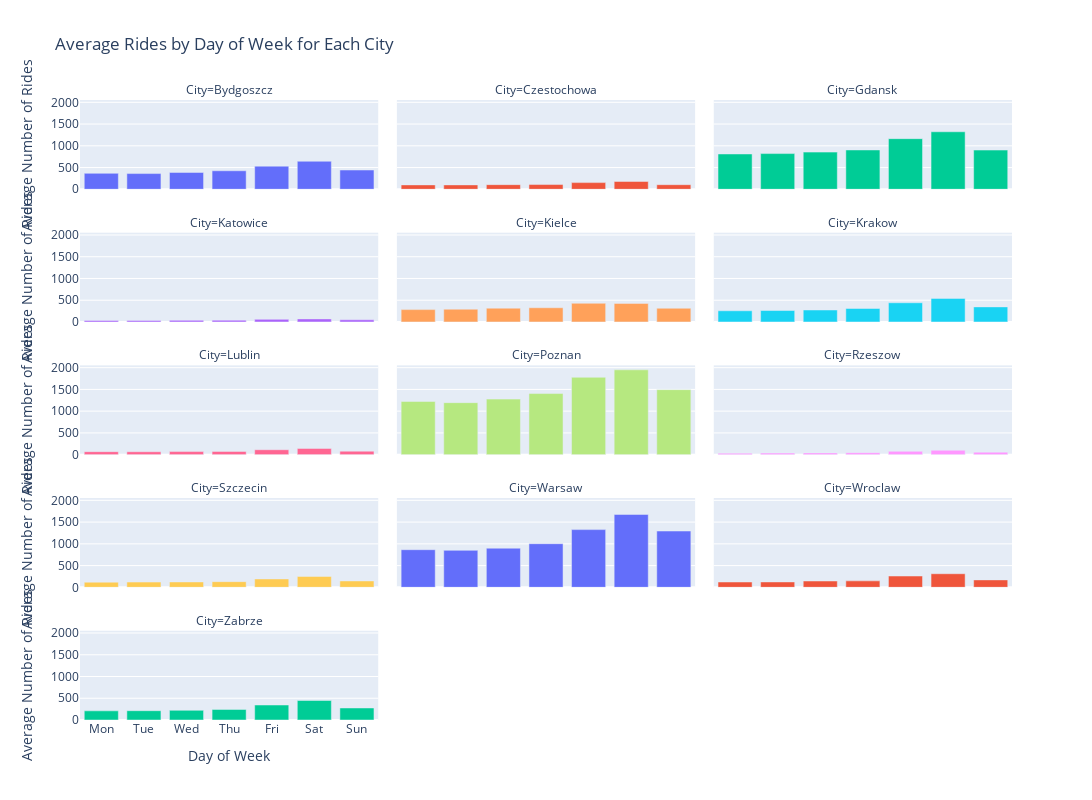

Notebook cell for this chart:
### Markdown cell above
# Weekly patterns might also be interesting

### Code cell
df = df.reset_index()
df['date'] = pd.to_datetime(df['date'])

df['day_of_week'] = df['date'].dt.dayofweek

df_melted = df.melt(id_vars=['date', 'day_of_week'], 
                    var_name='City', 
                    value_name='Rides')
weekly_pattern = df_melted.groupby(['day_of_week', 'City'])['Rides'].mean().reset_index()


fig = px.bar(weekly_pattern, 
             x='day_of_week', 
             y='Rides', 
             color='City', 
             facet_col='City', 
             facet_col_wrap=3,
             labels={'day_of_week': 'Day of Week', 'Rides': 'Average Number of Rides'},
             title='Average Rides by Day of Week for Each City',
             category_orders={'day_of_week': list(range(7))})

fig.update_xaxes(ticktext=['Mon', 'Tue', 'Wed', 'Thu', 'Fri', 'Sat', 'Sun'], 
                 tickvals=list(range(7)))
fig.update_layout(showlegend=False, 
                  height=800, 
                  width=1200)

fig.show()

### Figure 1 — Plotly figure (JSON) as saved in the notebook; plotly's stock layout.template omitted (floating-point values rounded to 4 significant figures)
{"data": [{"alignmentgroup": "True", "hovertemplate": "City=Bydgoszcz<br>Day of Week=%{x}<br>Average Number of Rides=%{y}<extra></extra>", "legendgroup": "Bydgoszcz", "marker": {"color": "#636efa", "pattern": {"shape": ""}}, "name": "Bydgoszcz", "offsetgroup": "Bydgoszcz", "orientation": "v", "showlegend": true, "textposition": "auto", "type": "bar", "x": [0, 1, 2, 3, 4, 5, 6], "xaxis": "x13", "y": [367.1, 361.3, 387.4, 425.3, 531.9, 644.2, 443.4], "yaxis": "y13"}, {"alignmentgroup": "True", "hovertemplate": "City=Czestochowa<br>Day of Week=%{x}<br>Average Number of Rides=%{y}<extra></extra>", "legendgroup": "Czestochowa", "marker": {"color": "#EF553B", "pattern": {"shape": ""}}, "name": "Czestochowa", "offsetgroup": "Czestochowa", "orientation": "v", "showlegend": true, "textposition": "auto", "type": "bar", "x": [0, 1, 2, 3, 4, 5, 6], "xaxis": "x14", "y": [100.7, 100.8, 106.5, 108.6, 153.4, 180.3, 105.4], "yaxis": "y14"}, {"alignmentgroup": "True", "hovertemplate": "City=Gdansk<br>Day of Week=%{x}<br>Average Number of Rides=%{y}<extra></extra>", "legendgroup": "Gdansk", "marker": {"color": "#00cc96", "pattern": {"shape": ""}}, "name": "Gdansk", "offsetgroup": "Gdansk", "orientation": "v", "showlegend": true, "textposition": "auto", "type": "bar", "x": [0, 1, 2, 3, 4, 5, 6], "xaxis": "x15", "y": [811.9, 820.9, 854.7, 904.2, 1164.0, 1322.0, 901.5], "yaxis": "y15"}, {"alignmentgroup": "True", "hovertemplate": "City=Katowice<br>Day of Week=%{x}<br>Average Number of Rides=%{y}<extra></extra>", "legendgroup": "Katowice", "marker": {"color": "#ab63fa", "pattern": {"shape": ""}}, "name": "Katowice", "offsetgroup": "Katowice", "orientation": "v", "showlegend": true, "textposition": "auto", "type": "bar", "x": [0, 1, 2, 3, 4, 5, 6], "xaxis": "x10", "y": [32.99, 32.08, 38.03, 41.49, 59.85, 70.44, 49.83], "yaxis": "y10"}, {"alignmentgroup": "True", "hovertemplate": "City=Kielce<br>Day of Week=%{x}<br>Average Number of Rides=%{y}<extra></extra>", "legendgroup": "Kielce", "marker": {"color": "#FFA15A", "pattern": {"shape": ""}}, "name": "Kielce", "offsetgroup": "Kielce", "orientation": "v", "showlegend": true, "textposition": "auto", "type": "bar", "x": [0, 1, 2, 3, 4, 5, 6], "xaxis": "x11", "y": [283.8, 293.9, 317.2, 326.8, 429.3, 427.0, 315.1], "yaxis": "y11"}, {"alignmentgroup": "True", "hovertemplate": "City=Krakow<br>Day of Week=%{x}<br>Average Number of Rides=%{y}<extra></extra>", "legendgroup": "Krakow", "marker": {"color": "#19d3f3", "pattern": {"shape": ""}}, "name": "Krakow", "offsetgroup": "Krakow", "orientation": "v", "showlegend": true, "textposition": "auto", "type": "bar", "x": [0, 1, 2, 3, 4, 5, 6], "xaxis": "x12", "y": [257.0, 263.0, 275.2, 310.5, 441, 541.9, 346.8], "yaxis": "y12"}, {"alignmentgroup": "True", "hovertemplate": "City=Lublin<br>Day of Week=%{x}<br>Average Number of Rides=%{y}<extra></extra>", "legendgroup": "Lublin", "marker": {"color": "#FF6692", "pattern": {"shape": ""}}, "name": "Lublin", "offsetgroup": "Lublin", "orientation": "v", "showlegend": true, "textposition": "auto", "type": "bar", "x": [0, 1, 2, 3, 4, 5, 6], "xaxis": "x7", "y": [68.26, 66.89, 70.64, 74.29, 113.0, 142.8, 79.63], "yaxis": "y7"}, {"alignmentgroup": "True", "hovertemplate": "City=Poznan<br>Day of Week=%{x}<br>Average Number of Rides=%{y}<extra></extra>", "legendgroup": "Poznan", "marker": {"color": "#B6E880", "pattern": {"shape": ""}}, "name": "Poznan", "offsetgroup": "Poznan", "orientation": "v", "showlegend": true, "textposition": "auto", "type": "bar", "x": [0, 1, 2, 3, 4, 5, 6], "xaxis": "x8", "y": [1224.0, 1195.0, 1278.0, 1405.0, 1779.0, 1950.0, 1495.0], "yaxis": "y8"}, {"alignmentgroup": "True", "hovertemplate": "City=Rzeszow<br>Day of Week=%{x}<br>Average Number of Rides=%{y}<extra></extra>", "legendgroup": "Rzeszow", "marker": {"color": "#FF97FF", "pattern": {"shape": ""}}, "name": "Rzeszow", "offsetgroup": "Rzeszow", "orientation": "v", "showlegend": true, "textposition": "auto", "type": "bar", "x": [0, 1, 2, 3, 4, 5, 6], "xaxis": "x9", "y": [32.89, 34.93, 39.87, 43.83, 76.15, 100.2, 57.73], "yaxis": "y9"}, {"alignmentgroup": "True", "hovertemplate": "City=Szczecin<br>Day of Week=%{x}<br>Average Number of Rides=%{y}<extra></extra>", "legendgroup": "Szczecin", "marker": {"color": "#FECB52", "pattern": {"shape": ""}}, "name": "Szczecin", "offsetgroup": "Szczecin", "orientation": "v", "showlegend": true, "textposition": "auto", "type": "bar", "x": [0, 1, 2, 3, 4, 5, 6], "xaxis": "x4", "y": [118.4, 120.8, 123.6, 130.0, 192.2, 250.7, 146.5], "yaxis": "y4"}, {"alignmentgroup": "True", "hovertemplate": "City=Warsaw<br>Day of Week=%{x}<br>Average Number of Rides=%{y}<extra></extra>", "legendgroup": "Warsaw", "marker": {"color": "#636efa", "pattern": {"shape": ""}}, "name": "Warsaw", "offsetgroup": "Warsaw", "orientation": "v", "showlegend": true, "textposition": "auto", "type": "bar", "x": [0, 1, 2, 3, 4, 5, 6], "xaxis": "x5", "y": [865.0, 850.4, 899.9, 1003.0, 1327.0, 1676.0, 1294.0], "yaxis": "y5"}, {"alignmentgroup": "True", "hovertemplate": "City=Wroclaw<br>Day of Week=%{x}<br>Average Number of Rides=%{y}<extra></extra>", "legendgroup": "Wroclaw", "marker": {"color": "#EF553B", "pattern": {"shape": ""}}, "name": "Wroclaw", "offsetgroup": "Wroclaw", "orientation": "v", "showlegend": true, "textposition": "auto", "type": "bar", "x": [0, 1, 2, 3, 4, 5, 6], "xaxis": "x6", "y": [122.3, 124.0, 145.3, 148.6, 259.8, 312.6, 170.6], "yaxis": "y6"}, {"alignmentgroup": "True", "hovertemplate": "City=Zabrze<br>Day of Week=%{x}<br>Average Number of Rides=%{y}<extra></extra>", "legendgroup": "Zabrze", "marker": {"color": "#00cc96", "pattern": {"shape": ""}}, "name": "Zabrze", "offsetgroup": "Zabrze", "orientation": "v", "showlegend": true, "textposition": "auto", "type": "bar", "x": [0, 1, 2, 3, 4, 5, 6], "xaxis": "x", "y": [210.8, 214.1, 223.0, 243.0, 344.8, 448.6, 276.3], "yaxis": "y"}], "layout": {"annotations": [{"font": {}, "showarrow": false, "text": "City=Zabrze", "x": 0.16, "xanchor": "center", "xref": "paper", "y": 0.144, "yanchor": "bottom", "yref": "paper"}, {"font": {}, "showarrow": false, "text": "City=Szczecin", "x": 0.16, "xanchor": "center", "xref": "paper", "y": 0.358, "yanchor": "bottom", "yref": "paper"}, {"font": {}, "showarrow": false, "text": "City=Warsaw", "x": 0.5, "xanchor": "center", "xref": "paper", "y": 0.358, "yanchor": "bottom", "yref": "paper"}, {"font": {}, "showarrow": false, "text": "City=Wroclaw", "x": 0.84, "xanchor": "center", "xref": "paper", "y": 0.358, "yanchor": "bottom", "yref": "paper"}, {"font": {}, "showarrow": false, "text": "City=Lublin", "x": 0.16, "xanchor": "center", "xref": "paper", "y": 0.572, "yanchor": "bottom", "yref": "paper"}, {"font": {}, "showarrow": false, "text": "City=Poznan", "x": 0.5, "xanchor": "center", "xref": "paper", "y": 0.572, "yanchor": "bottom", "yref": "paper"}, {"font": {}, "showarrow": false, "text": "City=Rzeszow", "x": 0.84, "xanchor": "center", "xref": "paper", "y": 0.572, "yanchor": "bottom", "yref": "paper"}, {"font": {}, "showarrow": false, "text": "City=Katowice", "x": 0.16, "xanchor": "center", "xref": "paper", "y": 0.786, "yanchor": "bottom", "yref": "paper"}, {"font": {}, "showarrow": false, "text": "City=Kielce", "x": 0.5, "xanchor": "center", "xref": "paper", "y": 0.786, "yanchor": "bottom", "yref": "paper"}, {"font": {}, "showarrow": false, "text": "City=Krakow", "x": 0.84, "xanchor": "center", "xref": "paper", "y": 0.786, "yanchor": "bottom", "yref": "paper"}, {"font": {}, "showarrow": false, "text": "City=Bydgoszcz", "x": 0.16, "xanchor": "center", "xref": "paper", "y": 1, "yanchor": "bottom", "yref": "paper"}, {"font": {}, "showarrow": false, "text": "City=Czestochowa", "x": 0.5, "xanchor": "center", "xref": "paper", "y": 1, "yanchor": "bottom", "yref": "paper"}, {"font": {}, "showarrow": false, "text": "City=Gdansk", "x": 0.84, "xanchor": "center", "xref": "paper", "y": 1, "yanchor": "bottom", "yref": "paper"}], "barmode": "relative", "height": 800, "legend": {"title": {"text": "City"}, "tracegroupgap": 0}, "showlegend": false, "title": {"text": "Average Rides by Day of Week for Each City"}, "width": 1200, "xaxis": {"anchor": "y", "categoryarray": [0, 1, 2, 3, 4, 5, 6], "categoryorder": "array", "domain": [0, 0.32], "ticktext": ["Mon", "Tue", "Wed", "Thu", "Fri", "Sat", "Sun"], "tickvals": [0, 1, 2, 3, 4, 5, 6], "title": {"text": "Day of Week"}}, "xaxis10": {"anchor": "y10", "domain": [0, 0.32], "matches": "x", "showticklabels": false, "ticktext": ["Mon", "Tue", "Wed", "Thu", "Fri", "Sat", "Sun"], "tickvals": [0, 1, 2, 3, 4, 5, 6]}, "xaxis11": {"anchor": "y11", "domain": [0.34, 0.66], "matches": "x", "showticklabels": false, "ticktext": ["Mon", "Tue", "Wed", "Thu", "Fri", "Sat", "Sun"], "tickvals": [0, 1, 2, 3, 4, 5, 6]}, "xaxis12": {"anchor": "y12", "domain": [0.68, 1.0], "matches": "x", "showticklabels": false, "ticktext": ["Mon", "Tue", "Wed", "Thu", "Fri", "Sat", "Sun"], "tickvals": [0, 1, 2, 3, 4, 5, 6]}, "xaxis13": {"anchor": "y13", "domain": [0, 0.32], "matches": "x", "showticklabels": false, "ticktext": ["Mon", "Tue", "Wed", "Thu", "Fri", "Sat", "Sun"], "tickvals": [0, 1, 2, 3, 4, 5, 6]}, "xaxis14": {"anchor": "y14", "domain": [0.34, 0.66], "matches": "x", "showticklabels": false, "ticktext": ["Mon", "Tue", "Wed", "Thu", "Fri", "Sat", "Sun"], "tickvals": [0, 1, 2, 3, 4, 5, 6]}, "xaxis15": {"anchor": "y15", "domain": [0.68, 1.0], "matches": "x", "showticklabels": false, "ticktext": ["Mon", "Tue", "Wed", "Thu", "Fri", "Sat", "Sun"], "tickvals": [0, 1, 2, 3, 4, 5, 6]}, "xaxis2": {"anchor": "y2", "categoryarray": [0, 1, 2, 3, 4, 5, 6], "categoryorder": "array", "domain": [0.34, 0.66], "matches": "x", "ticktext": ["Mon", "Tue", "Wed", "Thu", "Fri", "Sat", "Sun"], "tickvals": [0, 1, 2, 3, 4, 5, 6], "title": {"text": "Day of Week"}}, "xaxis3": {"anchor": "y3", "categoryarray": [0, 1, 2, 3, 4, 5, 6], "categoryorder": "array", "domain": [0.68, 1.0], "matches": "x", "ticktext": ["Mon", "Tue", "Wed", "Thu", "Fri", "Sat", "Sun"], "tickvals": [0, 1, 2, 3, 4, 5, 6], "title": {"text": "Day of Week"}}, "xaxis4": {"anchor": "y4", "domain": [0, 0.32], "matches": "x", "showticklabels": false, "ticktext": ["Mon", "Tue", "Wed", "Thu", "Fri", "Sat", "Sun"], "tickvals": [0, 1, 2, 3, 4, 5, 6]}, "xaxis5": {"anchor": "y5", "domain": [0.34, 0.66], "matches": "x", "showticklabels": false, "ticktext": ["Mon", "Tue", "Wed", "Thu", "Fri", "Sat", "Sun"], "tickvals": [0, 1, 2, 3, 4, 5, 6]}, "xaxis6": {"anchor": "y6", "domain": [0.68, 1.0], "matches": "x", "showticklabels": false, "ticktext": ["Mon", "Tue", "Wed", "Thu", "Fri", "Sat", "Sun"], "tickvals": [0, 1, 2, 3, 4, 5, 6]}, "xaxis7": {"anchor": "y7", "domain": [0, 0.32], "matches": "x", "showticklabels": false, "ticktext": ["Mon", "Tue", "Wed", "Thu", "Fri", "Sat", "Sun"], "tickvals": [0, 1, 2, 3, 4, 5, 6]}, "xaxis8": {"anchor": "y8", "domain": [0.34, 0.66], "matches": "x", "showticklabels": false, "ticktext": ["Mon", "Tue", "Wed", "Thu", "Fri", "Sat", "Sun"], "tickvals": [0, 1, 2, 3, 4, 5, 6]}, "xaxis9": {"anchor": "y9", "domain": [0.68, 1.0], "matches": "x", "showticklabels": false, "ticktext": ["Mon", "Tue", "Wed", "Thu", "Fri", "Sat", "Sun"], "tickvals": [0, 1, 2, 3, 4, 5, 6]}, "yaxis": {"anchor": "x", "domain": [0, 0.144], "title": {"text": "Average Number of Rides"}}, "yaxis10": {"anchor": "x10", "domain": [0.642, 0.786], "matches": "y", "title": {"text": "Average Number of Rides"}}, "yaxis11": {"anchor": "x11", "domain": [0.642, 0.786], "matches": "y", "showticklabels": false}, "yaxis12": {"anchor": "x12", "domain": [0.642, 0.786], "matches": "y", "showticklabels": false}, "yaxis13": {"anchor": "x13", "domain": [0.856, 1], "matches": "y", "title": {"text": "Average Number of Rides"}}, "yaxis14": {"anchor": "x14", "domain": [0.856, 1], "matches": "y", "showticklabels": false}, "yaxis15": {"anchor": "x15", "domain": [0.856, 1], "matches": "y", "showticklabels": false}, "yaxis2": {"anchor": "x2", "domain": [0, 0.144], "matches": "y", "showticklabels": false}, "yaxis3": {"anchor": "x3", "domain": [0, 0.144], "matches": "y", "showticklabels": false}, "yaxis4": {"anchor": "x4", "domain": [0.214, 0.358], "matches": "y", "title": {"text": "Average Number of Rides"}}, "yaxis5": {"anchor": "x5", "domain": [0.214, 0.358], "matches": "y", "showticklabels": false}, "yaxis6": {"anchor": "x6", "domain": [0.214, 0.358], "matches": "y", "showticklabels": false}, "yaxis7": {"anchor": "x7", "domain": [0.428, 0.572], "matches": "y", "title": {"text": "Average Number of Rides"}}, "yaxis8": {"anchor": "x8", "domain": [0.428, 0.572], "matches": "y", "showticklabels": false}, "yaxis9": {"anchor": "x9", "domain": [0.428, 0.572], "matches": "y", "showticklabels": false}}}
